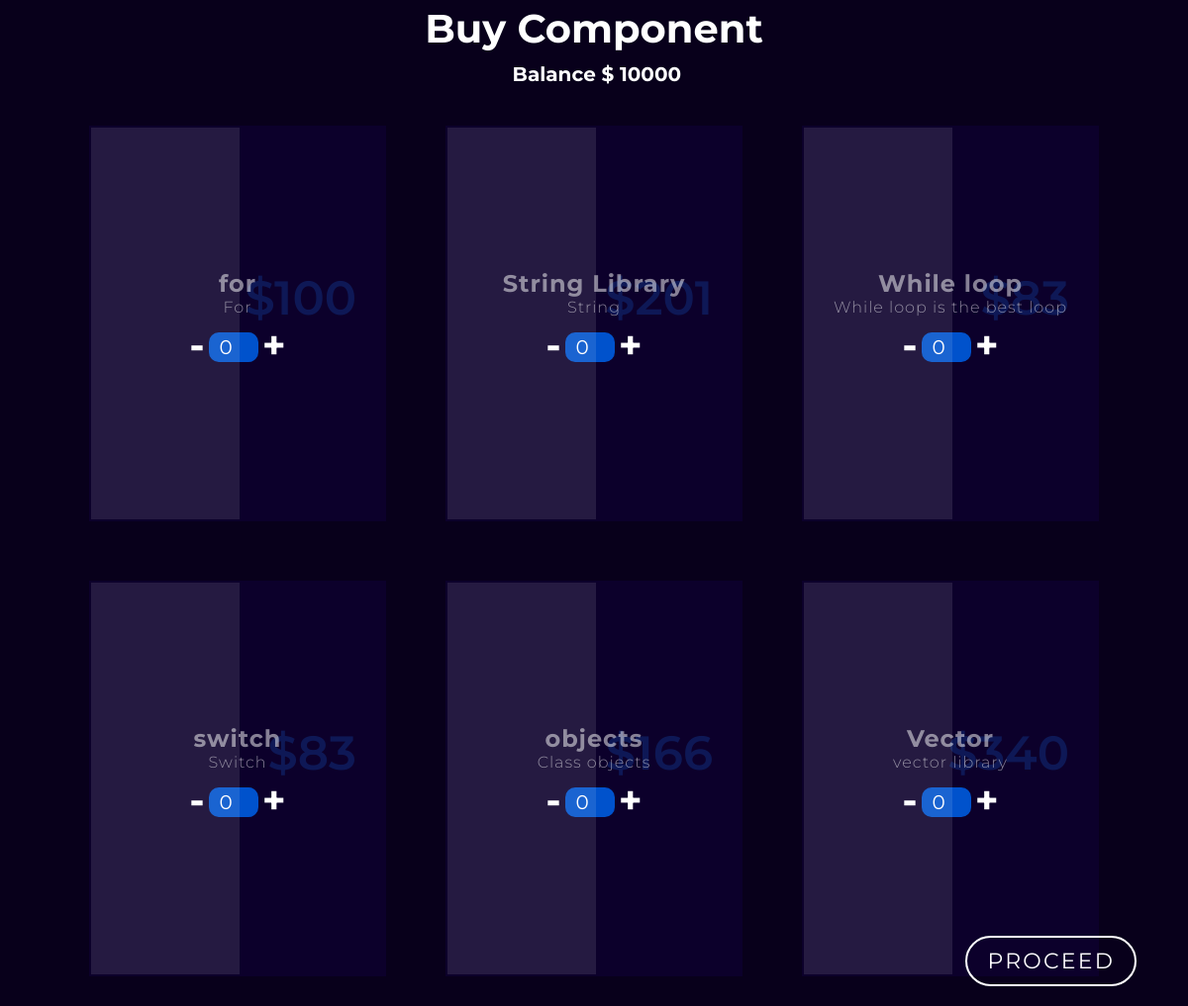
The page /market/ (signed in) on the database as committed earlier.
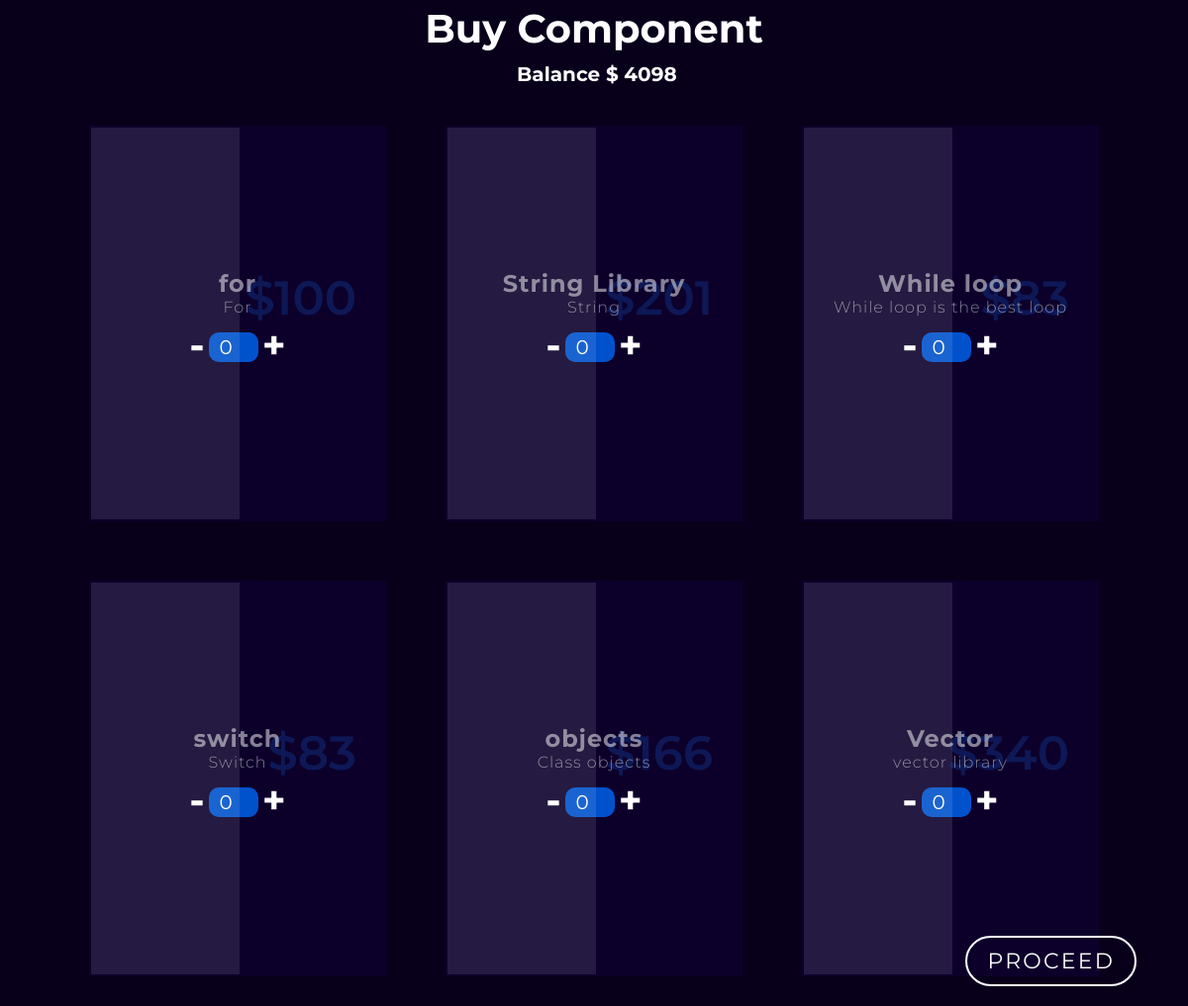
The same page on the database as committed later.
### models/models.py (models this page shows, shortened)
class Team(models.Model):
    id = models.CharField(max_length=256, default=uuid.uuid4, primary_key=True)
    teamCode = models.CharField(max_length=256, null=False)
    createdBy = models.ForeignKey(User, on_delete=models.CASCADE)
    teamName = models.CharField(unique=True, max_length=256)
    contest = models.ForeignKey(Contest, on_delete=models.CASCADE)
    coins = models.BigIntegerField(default=10000)

### authentication/views.py (the view, shortened to what this page needs)
# urls.py: path('market/', components_screen, name="market"),
def components_screen(request):
    if len(Contest.objects.all()) == 0:
        return HttpResponseRedirect(reverse_lazy('home'))
    contest = Contest.objects.all()[0]
    date = datetime(year=contest.date.year, month=contest.date.month, day=contest.date.day,
                    minute=contest.start_time.minute, hour=contest.start_time.hour)
    if date > datetime.now():
        return render(request, "NotStarted.html")
    if datetime.now() > date and len(PlayerTeam.objects.all().filter(player=request.user)) == 0:
        return render(request, template_name="started.html")
    if request.method == "GET":
        return render(request, template_name="component_screen.html", context={
            "components": Components.objects.all(),
            "team": PlayerTeam.objects.all().get(player=request.user).team
        })

### templates/component_screen.html (shortened to what this page needs)
<!DOCTYPE html>
<html lang="en">
<head>
</head>
<body>
<form method="post">
    <h1 style="display: block; white-space: pre">Buy Component</h1>
    <h6 style="display: block; white-space: pre"> Balance $ {{ team.coins }}</h6>
    <div class="container">
        {% for component in components %}
            <div class="card">
                <div class="content">
                    <h2>${{ component.componentPrice }}</h2>
                    <h3>{{ component.componentName }}</h3>
                    <p>
                        {{ component.componentDescription }}
                    </p>
                    <div class="counter" style="bottom: 0">
                        <h1 class="down" onClick='decreaseCount(event, this)'>-</h1>
                        <input type="number" value="0" readonly min="0" name="{{ component.id }}">
                        <h1 class="up" onClick='increaseCount(event, this)'>+</h1>
                    </div>
                </div>
            </div>
        {% empty %}
            <h2>No Components Present</h2>
        {% endfor %}
    </div>
    <button class="btn" type="submit">Proceed</button>
</form>
</body>
</html>

Rows that differ between the two databases and show on the page:
changed Team: coins "10000" → "4098"
